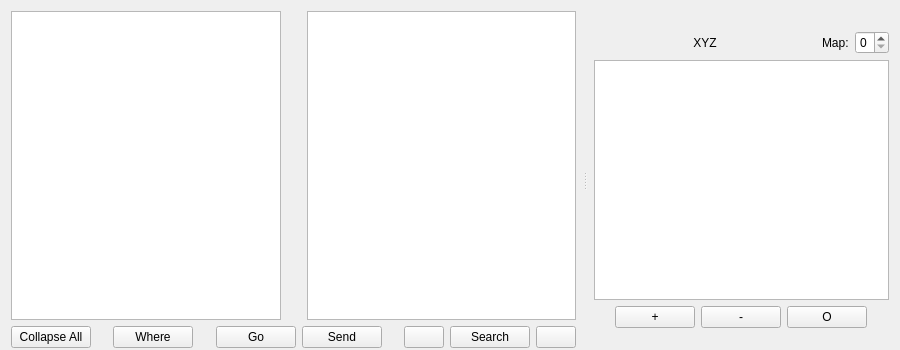
<?xml version="1.0" encoding="UTF-8"?>
<ui version="4.0">
 <class>MainTab_Travel</class>
 <widget class="QWidget" name="MainTab_Travel">
  <property name="geometry">
   <rect>
    <x>0</x>
    <y>0</y>
    <width>900</width>
    <height>350</height>
   </rect>
  </property>
  <property name="contextMenuPolicy">
   <enum>Qt::PreventContextMenu</enum>
  </property>
  <property name="windowTitle">
   <string>Form</string>
  </property>
  <layout class="QHBoxLayout" name="horizontalLayout_2">
   <property name="spacing">
    <number>2</number>
   </property>
   <property name="bottomMargin">
    <number>2</number>
   </property>
   <item>
    <layout class="QHBoxLayout" name="horizontalLayout">
     <item>
      <widget class="QSplitter" name="splitter_img_lists">
       <property name="sizePolicy">
        <sizepolicy hsizetype="Expanding" vsizetype="Minimum">
         <horstretch>0</horstretch>
         <verstretch>0</verstretch>
        </sizepolicy>
       </property>
       <property name="orientation">
        <enum>Qt::Horizontal</enum>
       </property>
       <widget class="QWidget" name="layoutWidget">
        <layout class="QGridLayout" name="gridLayout_lists">
         <property name="sizeConstraint">
          <enum>QLayout::SetDefaultConstraint</enum>
         </property>
         <item row="0" column="3">
          <spacer name="horizontalSpacer_2">
           <property name="orientation">
            <enum>Qt::Horizontal</enum>
           </property>
           <property name="sizeHint" stdset="0">
            <size>
             <width>7</width>
             <height>20</height>
            </size>
           </property>
          </spacer>
         </item>
         <item row="0" column="0">
          <widget class="QTreeView" name="treeView_organizer">
           <property name="sizePolicy">
            <sizepolicy hsizetype="Expanding" vsizetype="Expanding">
             <horstretch>4</horstretch>
             <verstretch>0</verstretch>
            </sizepolicy>
           </property>
           <property name="editTriggers">
            <set>QAbstractItemView::NoEditTriggers</set>
           </property>
           <attribute name="headerVisible">
            <bool>false</bool>
           </attribute>
           <attribute name="headerDefaultSectionSize">
            <number>31</number>
           </attribute>
           <attribute name="headerMinimumSectionSize">
            <number>18</number>
           </attribute>
          </widget>
         </item>
         <item row="0" column="1">
          <spacer name="horizontalSpacer_lists">
           <property name="orientation">
            <enum>Qt::Horizontal</enum>
           </property>
           <property name="sizeType">
            <enum>QSizePolicy::Fixed</enum>
           </property>
           <property name="sizeHint" stdset="0">
            <size>
             <width>14</width>
             <height>20</height>
            </size>
           </property>
          </spacer>
         </item>
         <item row="0" column="2">
          <widget class="QTreeView" name="treeView_objList">
           <property name="sizePolicy">
            <sizepolicy hsizetype="Expanding" vsizetype="Expanding">
             <horstretch>4</horstretch>
             <verstretch>0</verstretch>
            </sizepolicy>
           </property>
           <property name="editTriggers">
            <set>QAbstractItemView::NoEditTriggers</set>
           </property>
           <property name="showDropIndicator" stdset="0">
            <bool>false</bool>
           </property>
           <property name="selectionMode">
            <enum>QAbstractItemView::SingleSelection</enum>
           </property>
           <property name="selectionBehavior">
            <enum>QAbstractItemView::SelectRows</enum>
           </property>
           <property name="sortingEnabled">
            <bool>true</bool>
           </property>
           <attribute name="headerShowSortIndicator" stdset="0">
            <bool>true</bool>
           </attribute>
           <attribute name="headerStretchLastSection">
            <bool>true</bool>
           </attribute>
          </widget>
         </item>
         <item row="1" column="0" colspan="3">
          <layout class="QHBoxLayout" name="horizontalLayout3_list_buttons">
           <item>
            <widget class="QPushButton" name="pushButton_collapseAll">
             <property name="sizePolicy">
              <sizepolicy hsizetype="Fixed" vsizetype="Fixed">
               <horstretch>0</horstretch>
               <verstretch>0</verstretch>
              </sizepolicy>
             </property>
             <property name="text">
              <string>Collapse All</string>
             </property>
            </widget>
           </item>
           <item>
            <spacer name="horizontalSpacer_4">
             <property name="orientation">
              <enum>Qt::Horizontal</enum>
             </property>
             <property name="sizeHint" stdset="0">
              <size>
               <width>40</width>
               <height>20</height>
              </size>
             </property>
            </spacer>
           </item>
           <item>
            <widget class="QPushButton" name="pushButton_add">
             <property name="sizePolicy">
              <sizepolicy hsizetype="Fixed" vsizetype="Fixed">
               <horstretch>0</horstretch>
               <verstretch>0</verstretch>
              </sizepolicy>
             </property>
             <property name="text">
              <string>Where</string>
             </property>
            </widget>
           </item>
           <item>
            <spacer name="horizontalSpacer_7">
             <property name="orientation">
              <enum>Qt::Horizontal</enum>
             </property>
             <property name="sizeHint" stdset="0">
              <size>
               <width>40</width>
               <height>20</height>
              </size>
             </property>
            </spacer>
           </item>
           <item>
            <widget class="QPushButton" name="pushButton_spawner">
             <property name="text">
              <string>Go</string>
             </property>
            </widget>
           </item>
           <item>
            <widget class="QPushButton" name="pushButton_remove">
             <property name="sizePolicy">
              <sizepolicy hsizetype="Fixed" vsizetype="Fixed">
               <horstretch>0</horstretch>
               <verstretch>0</verstretch>
              </sizepolicy>
             </property>
             <property name="text">
              <string>Send</string>
             </property>
            </widget>
           </item>
           <item>
            <spacer name="horizontalSpacer_3">
             <property name="orientation">
              <enum>Qt::Horizontal</enum>
             </property>
             <property name="sizeHint" stdset="0">
              <size>
               <width>40</width>
               <height>20</height>
              </size>
             </property>
            </spacer>
           </item>
           <item>
            <widget class="QPushButton" name="pushButton_search_back">
             <property name="text">
              <string/>
             </property>
             <property name="icon">
              <iconset resource="../leviathan_resources.qrc">
               <normaloff>:/icons/icons/ionicons-left.svg</normaloff>:/icons/icons/ionicons-left.svg</iconset>
             </property>
            </widget>
           </item>
           <item>
            <widget class="QPushButton" name="pushButton_search">
             <property name="sizePolicy">
              <sizepolicy hsizetype="Fixed" vsizetype="Fixed">
               <horstretch>0</horstretch>
               <verstretch>0</verstretch>
              </sizepolicy>
             </property>
             <property name="text">
              <string>Search</string>
             </property>
             <property name="icon">
              <iconset resource="../leviathan_resources.qrc">
               <normaloff>:/icons/icons/ionicons-search.svg</normaloff>:/icons/icons/ionicons-search.svg</iconset>
             </property>
            </widget>
           </item>
           <item>
            <widget class="QPushButton" name="pushButton_search_next">
             <property name="text">
              <string/>
             </property>
             <property name="icon">
              <iconset resource="../leviathan_resources.qrc">
               <normaloff>:/icons/icons/ionicons-right.svg</normaloff>:/icons/icons/ionicons-right.svg</iconset>
             </property>
            </widget>
           </item>
          </layout>
         </item>
        </layout>
       </widget>
       <widget class="QWidget" name="layoutWidget1">
        <layout class="QGridLayout" name="gridLayout_image">
         <item row="2" column="0">
          <spacer name="horizontalSpacer">
           <property name="orientation">
            <enum>Qt::Horizontal</enum>
           </property>
           <property name="sizeType">
            <enum>QSizePolicy::Fixed</enum>
           </property>
           <property name="sizeHint" stdset="0">
            <size>
             <width>7</width>
             <height>20</height>
            </size>
           </property>
          </spacer>
         </item>
         <item row="2" column="1" colspan="3">
          <widget class="QGraphicsView" name="graphicsView">
           <property name="sizePolicy">
            <sizepolicy hsizetype="Expanding" vsizetype="Expanding">
             <horstretch>0</horstretch>
             <verstretch>0</verstretch>
            </sizepolicy>
           </property>
           <property name="minimumSize">
            <size>
             <width>142</width>
             <height>128</height>
            </size>
           </property>
           <property name="acceptDrops">
            <bool>false</bool>
           </property>
           <property name="interactive">
            <bool>false</bool>
           </property>
          </widget>
         </item>
         <item row="1" column="1">
          <widget class="QLabel" name="label_coords">
           <property name="sizePolicy">
            <sizepolicy hsizetype="Preferred" vsizetype="Preferred">
             <horstretch>3</horstretch>
             <verstretch>0</verstretch>
            </sizepolicy>
           </property>
           <property name="text">
            <string>XYZ</string>
           </property>
           <property name="alignment">
            <set>Qt::AlignCenter</set>
           </property>
          </widget>
         </item>
         <item row="4" column="1">
          <spacer name="verticalSpacer_2">
           <property name="orientation">
            <enum>Qt::Vertical</enum>
           </property>
           <property name="sizeType">
            <enum>QSizePolicy::Minimum</enum>
           </property>
           <property name="sizeHint" stdset="0">
            <size>
             <width>20</width>
             <height>20</height>
            </size>
           </property>
          </spacer>
         </item>
         <item row="0" column="1">
          <spacer name="verticalSpacer">
           <property name="orientation">
            <enum>Qt::Vertical</enum>
           </property>
           <property name="sizeType">
            <enum>QSizePolicy::Minimum</enum>
           </property>
           <property name="sizeHint" stdset="0">
            <size>
             <width>20</width>
             <height>20</height>
            </size>
           </property>
          </spacer>
         </item>
         <item row="1" column="2">
          <widget class="QLabel" name="label_map">
           <property name="text">
            <string>Map:</string>
           </property>
          </widget>
         </item>
         <item row="1" column="3">
          <widget class="QSpinBox" name="spinBox_map">
           <property name="maximum">
            <number>5</number>
           </property>
          </widget>
         </item>
         <item row="3" column="1" colspan="3">
          <layout class="QHBoxLayout" name="horizontalLayout_3">
           <item>
            <spacer name="horizontalSpacer_5">
             <property name="orientation">
              <enum>Qt::Horizontal</enum>
             </property>
             <property name="sizeHint" stdset="0">
              <size>
               <width>40</width>
               <height>20</height>
              </size>
             </property>
            </spacer>
           </item>
           <item>
            <widget class="QPushButton" name="pushButton">
             <property name="sizePolicy">
              <sizepolicy hsizetype="Minimum" vsizetype="Fixed">
               <horstretch>0</horstretch>
               <verstretch>0</verstretch>
              </sizepolicy>
             </property>
             <property name="minimumSize">
              <size>
               <width>0</width>
               <height>0</height>
              </size>
             </property>
             <property name="text">
              <string>+</string>
             </property>
            </widget>
           </item>
           <item>
            <widget class="QPushButton" name="pushButton_2">
             <property name="text">
              <string>-</string>
             </property>
            </widget>
           </item>
           <item>
            <widget class="QPushButton" name="pushButton_3">
             <property name="text">
              <string>O</string>
             </property>
            </widget>
           </item>
           <item>
            <spacer name="horizontalSpacer_6">
             <property name="orientation">
              <enum>Qt::Horizontal</enum>
             </property>
             <property name="sizeHint" stdset="0">
              <size>
               <width>40</width>
               <height>20</height>
              </size>
             </property>
            </spacer>
           </item>
          </layout>
         </item>
        </layout>
       </widget>
      </widget>
     </item>
    </layout>
   </item>
  </layout>
 </widget>
 <resources>
  <include location="../leviathan_resources.qrc"/>
 </resources>
 <connections/>
</ui>
